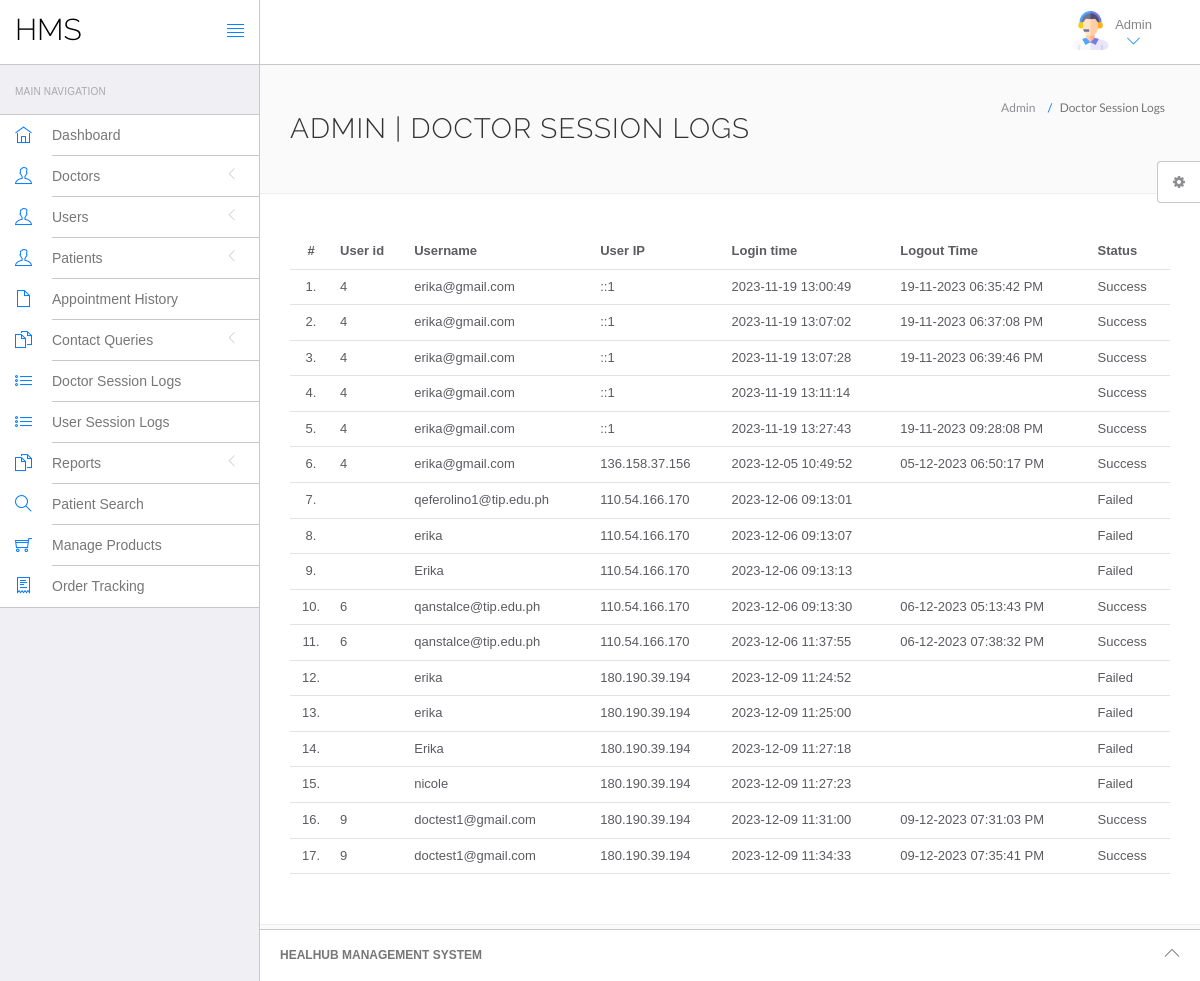
/hms/admin/doctor-logs.php (signed in), run on the app's committed database.
### tables this page shows
CREATE TABLE `doctorslog` (
  `id` int(11) NOT NULL,
  `uid` int(11) DEFAULT NULL,
  `username` varchar(255) DEFAULT NULL,
  `userip` binary(16) DEFAULT NULL,
  `loginTime` timestamp NULL DEFAULT current_timestamp(),
  `logout` varchar(255) DEFAULT NULL,
  `status` int(11) DEFAULT NULL
);

### hms/admin/doctor-logs.php (the view, shortened to what this page needs)
<?php
include('include/config.php');
if(strlen($_SESSION['id']==0)) {
 header('location:logout.php');
  } else{
?>
<!DOCTYPE html>
<html lang="en">
<head>
	<link rel="stylesheet" href="vendor/bootstrap/css/bootstrap.min.css">
	<link rel="stylesheet" href="vendor/fontawesome/css/font-awesome.min.css">
	<link rel="stylesheet" href="vendor/themify-icons/themify-icons.min.css">
	<link href="vendor/animate.css/animate.min.css" rel="stylesheet" media="screen">
	<link href="vendor/perfect-scrollbar/perfect-scrollbar.min.css" rel="stylesheet" media="screen">
	<link href="vendor/switchery/switchery.min.css" rel="stylesheet" media="screen">
	<link href="vendor/bootstrap-touchspin/jquery.bootstrap-touchspin.min.css" rel="stylesheet" media="screen">
	<link href="vendor/select2/select2.min.css" rel="stylesheet" media="screen">
	<link href="vendor/bootstrap-datepicker/bootstrap-datepicker3.standalone.min.css" rel="stylesheet" media="screen">
	<link href="vendor/bootstrap-timepicker/bootstrap-timepicker.min.css" rel="stylesheet" media="screen">
	<link rel="stylesheet" href="assets/css/styles.css">
	<link rel="stylesheet" href="assets/css/plugins.css">
	<link rel="stylesheet" href="assets/css/themes/theme-1.css" id="skin_color" />
</head>
<body>
	<div id="app">
		<?php include('include/sidebar.php');?>
		<div class="app-content">
			<?php include('include/header.php');?>
			<div class="main-content">
				<div class="wrap-content container" id="container">
					<section id="page-title">
						<div class="row">
							<div class="col-sm-8">
								<h1 class="mainTitle">Admin | Doctor Session Logs</h1>
							</div>
							<ol class="breadcrumb">
								<li>
									<span>Admin </span>
								</li>
								<li class="active">
									<span>Doctor Session Logs</span>
								</li>
							</ol>
						</div>
					</section>
					<div class="container-fluid container-fullw bg-white">
						<div class="row">
							<div class="col-md-12">
								<table class="table table-hover" id="sample-table-1">
									<thead>
										<tr>
											<th class="center">#</th>
											<th class="hidden-xs">User id</th>
											<th>Username</th>
											<th>User IP</th>
											<th>Login time</th>
											<th>Logout Time </th>
											<th> Status </th>
										</tr>
									</thead>
									<tbody>
										<?php
$sql=mysqli_query($con,"select * from doctorslog ");
$cnt=1;
while($row=mysqli_fetch_array($sql))
{
?>
										<tr>
											<td class="center"><?php echo $cnt;?>.</td>
											<td class="hidden-xs"><?php echo $row['uid'];?></td>
											<td class="hidden-xs"><?php echo $row['username'];?></td>
											<td><?php echo $row['userip'];?></td>
											<td><?php echo $row['loginTime'];?></td>
											<td><?php echo $row['logout'];?>
											</td>
											<td>
												<?php if($row['status']==1)
{
	echo "Success";
}
else
{
	echo "Failed";
}?>
											</td>
										</tr>
										<?php
$cnt=$cnt+1;
											 }?>
									</tbody>
								</table>
							</div>
						</div>
					</div>
				</div>
			</div>
		</div>
		<?php include('include/footer.php');?>
		<?php include('include/setting.php');?>
	</div>
</body>
</html>
<?php } ?>

### hms/admin/assets/css/themes/theme-1.css (style rules this page uses)
body { background: #FAFAFA; }

### data on the page
doctorslog: uid "4", username "erika@gmail.com", userip "::1", loginTime "2023-11-19 13:00:49", logout "19-11-2023 06:35:42 PM", status "Success"
doctorslog: uid "4", username "erika@gmail.com", userip "::1", loginTime "2023-11-19 13:07:02", logout "19-11-2023 06:37:08 PM", status "Success"
doctorslog: uid "4", username "erika@gmail.com", userip "::1", loginTime "2023-11-19 13:07:28", logout "19-11-2023 06:39:46 PM", status "Success"
doctorslog: uid "4", username "erika@gmail.com", userip "::1", loginTime "2023-11-19 13:11:14", status "Success"
doctorslog: uid "4", username "erika@gmail.com", userip "::1", loginTime "2023-11-19 13:27:43", logout "19-11-2023 09:28:08 PM", status "Success"
doctorslog: uid "4", username "erika@gmail.com", userip "136.158.37.156", loginTime "2023-12-05 10:49:52", logout "05-12-2023 06:50:17 PM", status "Success"
doctorslog: username "qeferolino1@tip.edu.ph", userip "110.54.166.170", loginTime "2023-12-06 09:13:01", status "Failed"
doctorslog: username "erika", userip "110.54.166.170", loginTime "2023-12-06 09:13:07", status "Failed"
doctorslog: username "Erika", userip "110.54.166.170", loginTime "2023-12-06 09:13:13", status "Failed"
doctorslog: uid "6", username "qanstalce@tip.edu.ph", userip "110.54.166.170", loginTime "2023-12-06 09:13:30", logout "06-12-2023 05:13:43 PM", status "Success"
doctorslog: uid "6", username "qanstalce@tip.edu.ph", userip "110.54.166.170", loginTime "2023-12-06 11:37:55", logout "06-12-2023 07:38:32 PM", status "Success"
doctorslog: username "erika", userip "180.190.39.194", loginTime "2023-12-09 11:24:52", status "Failed"
doctorslog: username "erika", userip "180.190.39.194", loginTime "2023-12-09 11:25:00", status "Failed"
doctorslog: username "Erika", userip "180.190.39.194", loginTime "2023-12-09 11:27:18", status "Failed"
doctorslog: username "nicole", userip "180.190.39.194", loginTime "2023-12-09 11:27:23", status "Failed"
doctorslog: uid "9", username "doctest1@gmail.com", userip "180.190.39.194", loginTime "2023-12-09 11:31:00", logout "09-12-2023 07:31:03 PM", status "Success"
doctorslog: uid "9", username "doctest1@gmail.com", userip "180.190.39.194", loginTime "2023-12-09 11:34:33", logout "09-12-2023 07:35:41 PM", status "Success"
